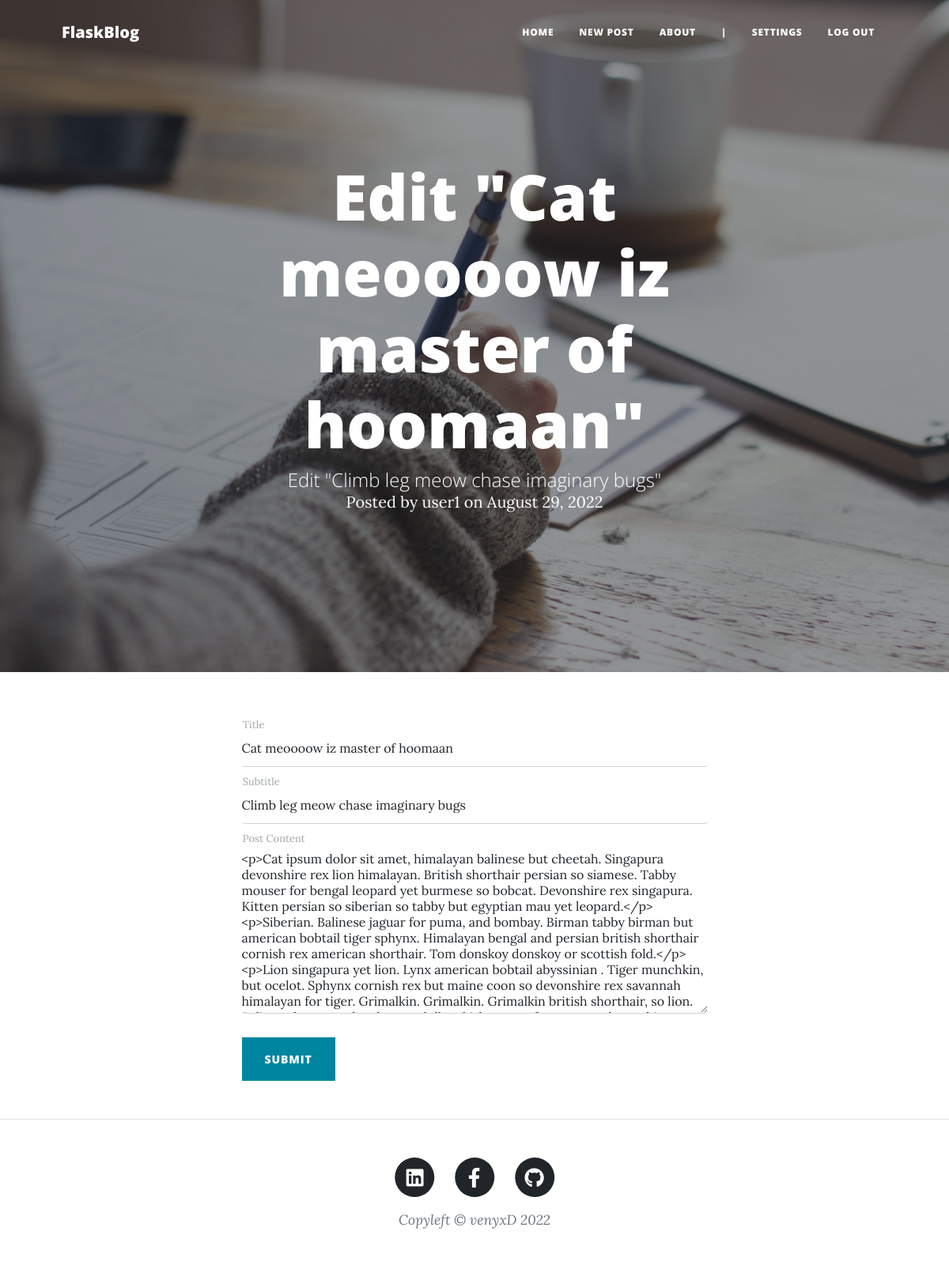
The app's page /post/1/edit (signed in), older data.
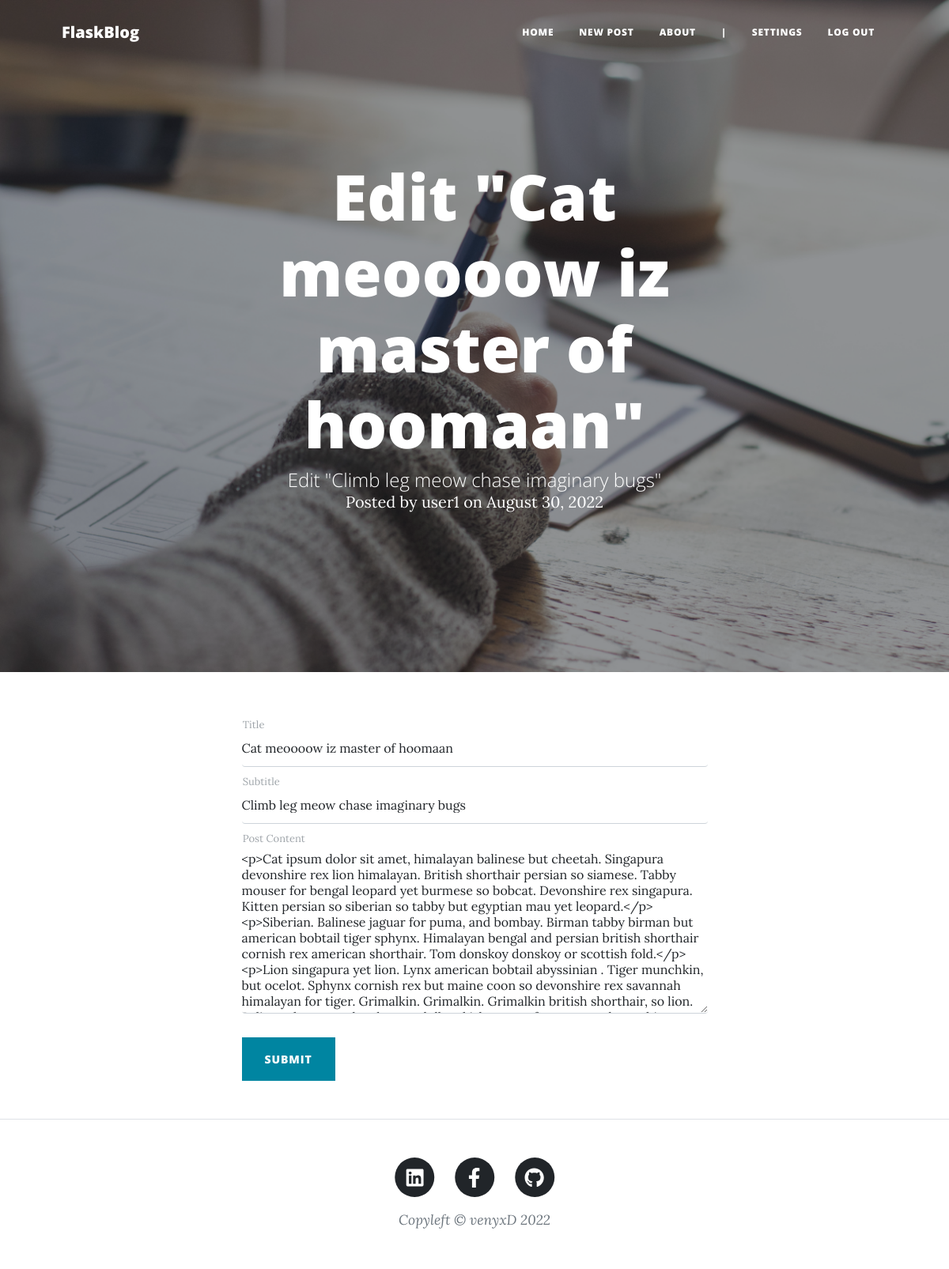
The same page, newer data.
### app.py (models this page shows, shortened)
class Post(db.Model):
    __tablename__ = 'posts'
    id = db.Column(db.Integer, primary_key=True)
    user_id = db.Column(db.Integer)
    created = db.Column(db.DateTime)
    title = db.Column(db.String(50))
    subtitle = db.Column(db.String(50))
    content = db.Column(db.Text)

### app.py (the view)
@app.route('/post/<int:post_id>/edit', methods=('GET', 'POST'))
@login_required
def edit(post_id):
    post = db.session.query(Post, User.username).join(User, Post.user_id == User.id).filter(Post.id == post_id).one()
    if request.method == "POST":
        post[0].title = request.form['title']
        post[0].subtitle = request.form['subtitle']
        post[0].content = request.form['content']
        post[0].user_id = session["user_id"]
        if not post[0].title:
            flash('Title is required!')
            return render_template('edit.html', post=post)
        elif not post[0].subtitle:
            flash('Subtitle is required!')
            return render_template('edit.html', post=post)
        elif not post[0].content:
            flash('Post content is required!')
            return render_template('edit.html', post=post)
        else:
            db.session.commit()
            flash(f'{post[0].title} was successfully edited!')
            return redirect('/')
    else:
        if session["user_id"] == post[0].user_id:
            return render_template('edit.html', post=post)
        else:
            flash(f'You are not allowed to edit "{post[0].title}"')
            return redirect("/")

### app.py (called while the page is built)
@app.after_request
def after_request(response):
    response.headers["Cache-Control"] = "no-cache, no-store, must-revalidate"
    response.headers["Expires"] = 0
    response.headers["Pragma"] = "no-cache"
    return response

### helpers.py (called while the page is built)
def login_required(f):
    @wraps(f)
    def decorated_function(*args, **kwargs):
        if session.get("user_id") is None:
            return redirect("/login")
        return f(*args, **kwargs)
    return decorated_function

### templates/edit.html (shortened to what this page needs)
{% extends "layout.html" %}
{% block background %}
    <header class="masthead" style="background-image: url('/static/img/edit-bg.jpeg')">
{% endblock %}
{% block header %}
    <h1>Edit "{{ post[0].title }}"</h1>
    <span class="subheading">Edit "{{ post[0].subtitle }}"</span>
    <span class="meta">Posted by {{ post[1] }} on {{ post[0].created.strftime('%B %d, %Y') }}</span>
{% endblock %}
{% block main %}
    <form action="{{ url_for('edit', post_id=post[0].id) }}" method="post">
        <div class="form-floating">
            <input autocomplete="off" class="form-control" id="title" name="title" type="text" placeholder="Please enter a title..." value="{{ request.form['title'] or post[0].title}}">
            <label for="title">Title</label>
        </div>
        <div class="form-floating">
            <input autocomplete="off" class="form-control" id="subtitle" name="subtitle" type="text" placeholder="Please enter a subtitle..." value="{{ request.form['subtitle'] or post[0].subtitle }}">
            <label for="subtitle">Subtitle</label>
        </div>
        <div class="form-floating">
            <textarea autocomplete="off" class="form-control" id="content" name="content" placeholder="Enter post content here..." style="height: 15rem">{{ request.form['content'] or post[0].content }}</textarea>
            <label for="content">Post Content</label>
        </div>
        <br />
        <button class="btn btn-primary text-uppercase mb-5" id="submitButton" type="submit">Submit</button>
    </form>
{% endblock %}

Row changes from the older to the newer data that the page shows:
changed Post "Cat meoooow iz master of hoomaan": created "August 29, 2022" → "August 30, 2022"
